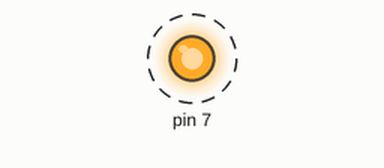
Bench run of a program on a simulated Raspberry Pi (header pin numbers). Shown: output pins drawn as LEDs (lit = HIGH). Dashed ring = blinking.

Above: at 0.2 s.
Timing chart, 0 to 3.0 s (numbered marks = the images above):
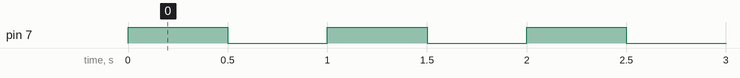

The program:

blink1led.py
```python
#!/usr/bin/python
import RPi.GPIO as GPIO
import time

# Set board mode this means real counting the pins
GPIO.setmode(GPIO.BOARD)
GPIO.cleanup()

# Set pin 7 to accept output
GPIO.setup(7,GPIO.OUT)

try:
    while(1):
        # Set pin 7 to HIGH this means power will flow
        GPIO.output(7, GPIO.HIGH)

        # Wait 1 second
        time.sleep(0.5)

        # Set pin to low meaning power off
        GPIO.output(7, GPIO.LOW)

        # Wait 1 second
        time.sleep(0.5)

finally:
    GPIO.cleanup()
```

Measured:
- by itself, pin 7: alternates HIGH for 0.50 s and LOW for 0.50 s
